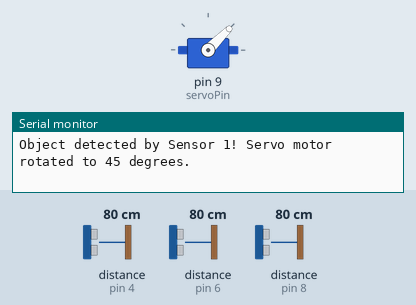
Bench run of a sketch on a simulated Arduino Uno, built with avr-gcc and run on an emulated ATmega328P. On the bench: servo, the last lines printed to the serial monitor. Wiring (inferred from the names in the program): ultrasonic range finder: trigger pin 3; echo pin 4. Inputs (shaded band) come from the test bench; at power-on: distance to the obstacle (sensors on pin 4, pin 6, pin 8) 80 cm. The echo pulse lasts 58.3 µs per cm.

Above: at 1.3 s.
1.4 s: distance to the obstacle (sensor on pin 4) set to 98 cm
2.9 s: distance to the obstacle (sensor on pin 4) set to 106 cm
At 4.2 s:
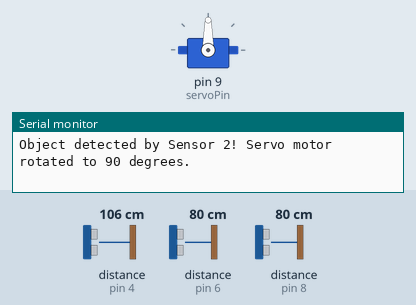
4.5 s: distance to the obstacle (sensor on pin 4) set to 18 cm
At 5.2 s:
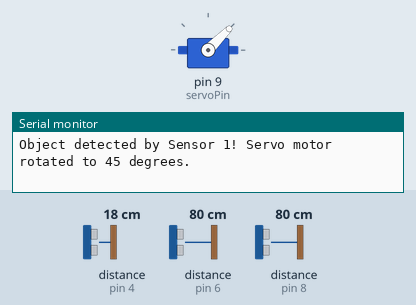
6.0 s: distance to the obstacle (sensor on pin 4) set to 120 cm
At 6.9 s:
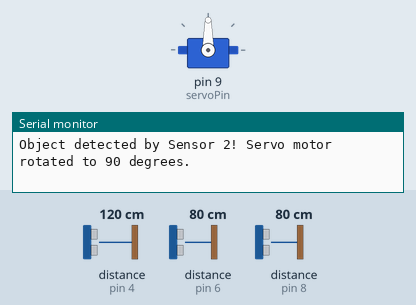
7.5 s: distance to the obstacle (sensor on pin 6) set to 96 cm
9.0 s: distance to the obstacle (sensor on pin 6) set to 103 cm
At 10.1 s:
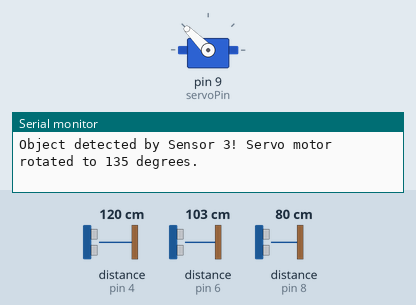
Timing chart, 0 to 11.6 s (numbered marks = the images above; inputs shaded):
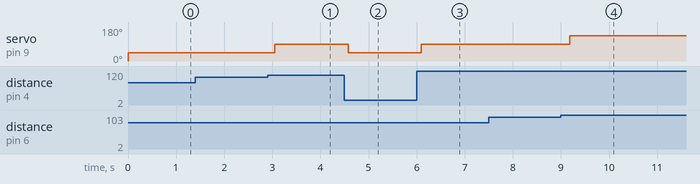

The sketch:

SpotSense.ino
```cpp
#include <Servo.h>

const int numSensors = 3;
const int trigPins[numSensors] = {3, 5, 7}; // Trig pins of ultrasonic sensors connected to Arduino pins 3, 5, and 7
const int echoPins[numSensors] = {4, 6, 8}; // Echo pins of ultrasonic sensors connected to Arduino pins 4, 6, and 8

Servo servoMotor;
const int servoPin = 9; // Servo motor signal pin connected to Arduino pin 9

void setup() {
  for (int i = 0; i < numSensors; i++) {
    pinMode(trigPins[i], OUTPUT);
    pinMode(echoPins[i], INPUT);
  }

  servoMotor.attach(servoPin);
  servoMotor.write(0); // Initialize the servo motor at 0 degrees
  Serial.begin(9600);
}

void loop() {
  int detectedSensor = -1; // Initialize with -1 to indicate no sensor detected an object
  for (int i = 0; i < numSensors; i++) {
    if (isObjectDetected(i)) {
      detectedSensor = i;
      break; // Exit loop as soon as the first detected sensor is found
    }
  }

  // Set servo motor rotation angle based on the detected sensor
  if (detectedSensor == 0) {
    servoMotor.write(45);
    Serial.println("Object detected by Sensor 1! Servo motor rotated to 45 degrees.");
  } else if (detectedSensor == 1) {
    servoMotor.write(90);
    Serial.println("Object detected by Sensor 2! Servo motor rotated to 90 degrees.");
  } else if (detectedSensor == 2) {
    servoMotor.write(135);
    Serial.println("Object detected by Sensor 3! Servo motor rotated to 135 degrees.");
  }

  delay(500); // Adjust the delay as needed to avoid false triggers and smoother operation
}

bool isObjectDetected(int sensorIndex) {
  // Trigger the ultrasonic sensor to send a pulse
  digitalWrite(trigPins[sensorIndex], LOW);
  delayMicroseconds(2);
  digitalWrite(trigPins[sensorIndex], HIGH);
  delayMicroseconds(10);
  digitalWrite(trigPins[sensorIndex], LOW);

  // Measure the duration of the pulse to calculate distance
  long duration = pulseIn(echoPins[sensorIndex], HIGH);
  float distance = duration * 0.034 / 2; // Speed of sound in air is ~34 cm/ms

  return (distance <= 100); // 100 cm = 1 meters
}
```

Measured:
- the behaviour switches between 101 and 102 cm on distance to the obstacle (sensor on pin 4) (found by bisection; images 0 and 1)
- the behaviour switches between 100 and 101 cm on distance to the obstacle (sensor on pin 6) (found by bisection; images 3 and 4)
- after the input at 2.9 s, servo on pin 9 (servoPin): 45° → 90° after 0.15 s
- after the input at 4.5 s, servo on pin 9 (servoPin): 90° → 45° after 0.08 s
- after the input at 6.0 s, servo on pin 9 (servoPin): 45° → 90° after 0.09 s
- after the input at 9.0 s, servo on pin 9 (servoPin): 90° → 135° after 0.18 s
